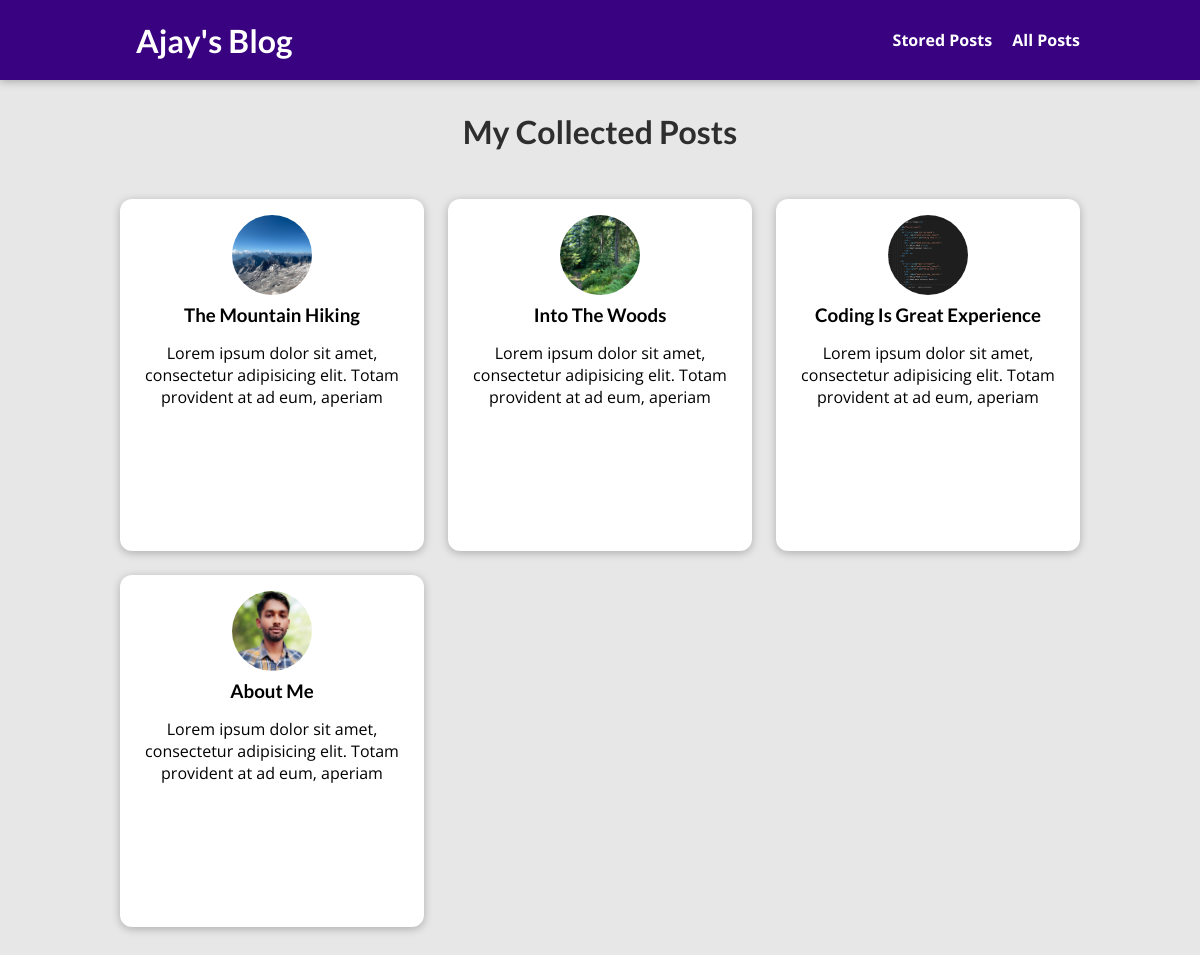
The page /posts on the database its author committed.
### blog/models.py (models this page shows, shortened)
class Post(models.Model):
    title = models.CharField(max_length=150)
    excerpt = models.CharField(max_length=200)
    image = models.ImageField(upload_to='posts', null=True)
    date = models.DateField(auto_now=True)
    slug = models.SlugField(unique=True)
    content = models.TextField(validators=[MinLengthValidator(10)])
    author = models.ForeignKey(Author,
                               null=True,
                               on_delete=models.SET_NULL,
                               related_name="posts")
    tag = models.ManyToManyField(Tag)

### blog/views.py (the view)
# urls.py: path("posts", views.AllPostsView.as_view(), name="posts-page"),
class AllPostsView(ListView):
    template_name = "blog/all-posts.html"
    model = Post
    ordering = ["-date"]
    context_object_name = "all_posts"

### blog/templates/blog/all-posts.html (shortened to what this page needs)
{% extends 'base.html' %}
{% load static %}
{% block css_files %}
  <link rel="stylesheet" href="{% static "blog/all-posts.css" %}">
  <link rel="stylesheet" href="{% static "blog/post.css" %}">
{% endblock css_files %}
{% block content %}
  <section id="all-posts">
    <h2>My Collected Posts</h2>
    <ul>
      {% for post in all_posts %}
        {% include "blog/includes/post.html" %}
      {% endfor %}
    </ul>
  </section>
{% endblock content %}

### blog/templates/blog/includes/post.html
<li>
  <article class="post">
    <a href="{% url "post-detail-page" post.slug %}">
      <img src="{{post.image.url}}" alt="{{ post.title|title }}">
      <div class="post__content">
        <h3>
          {{ post.title }}
        </h3>
        <p>
          {{ post.excerpt }}
        </p>
      </div>
    </a>
  </article>
</li>

### static/app.css (style rules this page uses)
* { box-sizing: border-box; }
html { font-family: 'Open Sans', 'Lato', sans-serif; }
body { margin: 0; }
h1, h2, h3 { font-family: 'Lato', sans-serif; font-weight: bold; }

### blog/static/blog/all-posts.css (style rules this page uses)
body { background-color: #e7e7e7; }
#all-posts { margin: 7rem auto; width: 90%; max-width: 60rem; }
#all-posts h2 { text-align: center; font-size: 2rem; color: #2e2e2e; margin: 3rem 0; }
ul { list-style: none; margin: 0; padding: 0; display: grid; grid-template-columns: repeat(auto-fill, minmax(17rem, 1fr)); gap: 1.5rem; }
.post img { width: 7rem; height: 7rem; }
.post a { height: 22rem; transform-origin: center; box-shadow: 0 2px 8px rgba(0, 0, 0, 0.25); border-radius: 12px; background-color: white; }

### blog/static/blog/post.css (style rules this page uses)
.post { display: flex; flex-direction: column; align-items: center; text-align: center; }
.post a { text-decoration: none; color: black; transition: all 0.2s ease; padding: 1rem; }
.post img { width: 5rem; height: 5rem; object-fit: cover; border-radius: 50%; }
.post h3 { margin: 0.25rem 0; }

### rows shown on the page
Post: image (picture), title "The Mountain Hiking", excerpt "Lorem ipsum dolor sit amet, consectetur adipisicing elit. Totam provident at ad eum, aperiam"
Post: image (picture), title "Into The Woods", excerpt "Lorem ipsum dolor sit amet, consectetur adipisicing elit. Totam provident at ad eum, aperiam"
Post: image (picture), title "Coding Is Great Experience", excerpt "Lorem ipsum dolor sit amet, consectetur adipisicing elit. Totam provident at ad eum, aperiam"
Post: image (picture), title "About Me", excerpt "Lorem ipsum dolor sit amet, consectetur adipisicing elit. Totam provident at ad eum, aperiam"
